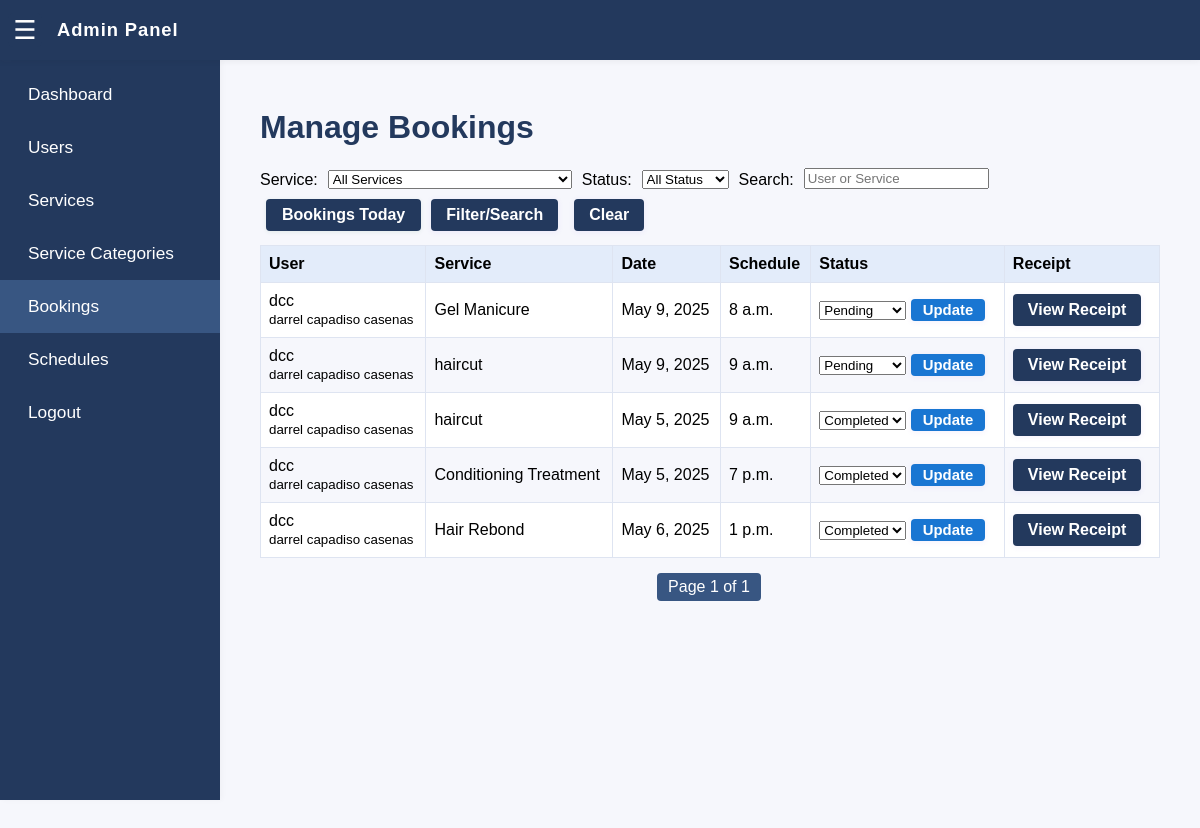
Screenshot of /dashboard/bookings/ (signed in) with the database file from the repository.
### booking/models.py (models this page shows, shortened)
class BookingLine(models.Model):
    STATUS_CHOICES = [
        ('pending', 'Pending'),
        ('inprogress', 'Inprogress'),
        ('completed', 'Completed'),
    ]
    booking = models.ForeignKey(Booking, on_delete=models.CASCADE, related_name='booking_lines')
    service = models.ForeignKey(Service, on_delete=models.CASCADE)
    status = models.CharField(max_length=50, choices=STATUS_CHOICES, default='pending')

class Booking(models.Model):
    user = models.ForeignKey(User, on_delete=models.CASCADE, related_name='bookings')
    service = models.ForeignKey(Service, on_delete=models.CASCADE, related_name='bookings')
    date = models.DateField(default=date.today)
    schedule = models.ForeignKey(Schedule, on_delete=models.CASCADE)
    booking_time = models.DateTimeField(default=timezone.now)
    class Meta:
        ordering = ['-date', '-booking_time']

class User(AbstractUser):
    fullname = models.CharField(max_length=255, blank=True)
    created_at = models.DateTimeField(default=timezone.now)
    is_admin = models.BooleanField(default=False)

class Service(models.Model):
    category = models.ForeignKey(ServiceCategory, on_delete=models.CASCADE, related_name='services')
    name = models.CharField(max_length=255)
    description = models.TextField()
    price = models.DecimalField(max_digits=10, decimal_places=2)
    duration_hours = models.PositiveIntegerField(default=0, help_text="Duration hours")
    duration_minutes = models.PositiveIntegerField(default=0, help_text="Duration minutes")
    image = models.ImageField(upload_to='services/', blank=True, null=True)
    is_active = models.BooleanField(default=True)
    def __str__(self):
        return f"{self.name} ({self.category.name})"
    class Meta:
        ordering = ['category', 'name']

class Schedule(models.Model):
    available_time = models.TimeField()
    is_available = models.BooleanField(default=True)
    capacity = models.PositiveIntegerField(default=1, help_text="Max bookings per slot (number of staff available)")
    class Meta:
        ordering = ["available_time"]

### booking/views.py (the view)
# urls.py: path('dashboard/bookings/', views.admin_bookings, name='admin_bookings'),
@login_required
def admin_bookings(request):
    filter_form = AdminBookingLineFilterForm(request.GET or None)
    booking_lines = BookingLine.objects.select_related(
        'booking__user', 'service', 'booking__schedule'
    ).annotate(
        completed_sort=Case(
            When(status='completed', then=Value(1)),
            default=Value(0),
            output_field=IntegerField(),
        )
    ).order_by(
        'completed_sort',
        'booking__date',
        'booking__schedule__available_time',
        '-booking__booking_time'
    )
    if request.GET.get('bookings_today'):
        booking_lines = booking_lines.filter(booking__date=date.today())
    else:
        if filter_form.is_valid():
            cd = filter_form.cleaned_data
            if cd['service']:
                booking_lines = booking_lines.filter(service=cd['service'])
            if cd['status']:
                booking_lines = booking_lines.filter(status=cd['status'])
            if cd['q']:
                booking_lines = booking_lines.filter(
                    Q(booking__user__username__icontains=cd['q']) |
                    Q(booking__user__fullname__icontains=cd['q']) |
                    Q(service__name__icontains=cd['q'])
                )
    paginator = Paginator(booking_lines, 10)
    page_number = request.GET.get('page')
    page_obj = paginator.get_page(page_number)
    for line in page_obj.object_list:
        line.status_form = BookingLineStatusForm(initial={'status': line.status})
    context = {
        'booking_lines': page_obj.object_list,
        'filter_form': filter_form,
        'page_obj': page_obj,
        'paginator': paginator
    }
    return render(request, 'admin/admin_bookings.html', context)

### booking/forms.py
class AdminBookingLineFilterForm(forms.Form):
    start_date = forms.DateField(
        required=False,
        widget=forms.DateInput(attrs={'type': 'date'}),
        label="From"
    )
    end_date = forms.DateField(
        required=False,
        widget=forms.DateInput(attrs={'type': 'date'}),
        label="To"
    )
    service = forms.ModelChoiceField(
        queryset=Service.objects.all(),
        required=False,
        empty_label="All Services",
        label="Service"
    )
    status = forms.ChoiceField(
        choices=[('', 'All Status')] + BookingLine.STATUS_CHOICES,
        required=False,
        label="Status"
    )
    q = forms.CharField(
        required=False,
        label="Search",
        widget=forms.TextInput(attrs={"placeholder": "User or Service"})
    )

### booking/templates/admin/admin_bookings.html (shortened to what this page needs)
<!DOCTYPE html>
<html lang="en">
<head>
</head>
<body>
    <div class="app-header">
        <button class="hamburger" id="sidebarToggle" aria-label="Open menu">
            <span>&#9776;</span>
        </button>
        <span class="header-title">Admin Panel</span>
    </div>
    <nav class="sidebar" id="sidebar">
        <div class="sidebar-nav">
            <a href="{% url 'admin_dashboard' %}" class="{% if request.resolver_match.url_name == 'admin_dashboard' %}active{% endif %}">Dashboard</a>
            <a href="{% url 'admin_users' %}" class="{% if request.resolver_match.url_name == 'admin_users' %}active{% endif %}">Users</a>
            <a href="{% url 'admin_services' %}" class="{% if request.resolver_match.url_name == 'admin_services' %}active{% endif %}">Services</a>
            <a href="{% url 'admin_servicecategory_list' %}" class="{% if request.resolver_match.url_name == 'admin_servicecategory_list' %}active{% endif %}">Service Categories</a>
            <a href="{% url 'admin_bookings' %}" class="{% if request.resolver_match.url_name == 'admin_bookings' %}active{% endif %}">Bookings</a>
            <a href="{% url 'admin_schedule' %}" class="{% if request.resolver_match.url_name == 'admin_schedule' %}active{% endif %}">Schedules</a>
            <a href="{% url 'admin_logout' %}" class="logout">Logout</a>
        </div>
    </nav>
    <div class="main-content" id="mainContent">
        <h1 style="color:#23395d;">Manage Bookings</h1>
        <form method="get" class="filter-bar" style="display: flex; gap: 10px; flex-wrap: wrap; align-items: flex-end; margin-bottom:14px;">
            {{ filter_form.service.label_tag }} {{ filter_form.service }}
            {{ filter_form.status.label_tag }} {{ filter_form.status }}
            {{ filter_form.q.label_tag }} {{ filter_form.q }}
            <a href="?bookings_today=1" class="btn-today">Bookings Today</a>
            <button type="submit" class="btn">Filter/Search</button>
            <a href="{% url 'admin_bookings' %}" class="btn btn-secondary">Clear</a>
        </form>
        <table>
            <thead>
              <tr>
                <th>User</th>
                <th>Service</th>
                <th>Date</th>
                <th>Schedule</th>
                <th>Status</th>
                <th>Receipt</th>
              </tr>
            </thead>
            <tbody>
              {% for line in booking_lines %}
              <tr>
                <td>{{ line.booking.user.username }}<br><small>{{ line.booking.user.fullname }}</small></td>
                <td>{{ line.service.name }}</td>
                <td>{{ line.booking.date }}</td>
                <td>{{ line.booking.schedule.available_time }}</td>
                <td>
                  <form method="post" action="{% url 'admin_change_booking_status' line.id %}">
                      {{ line.status_form.status }}
                      <button type="submit" class="btn btn-success" style="padding:3px 12px; font-size:0.93em;">Update</button>
                  </form>
                </td>
                <td>
                  <a href="{% url 'admin_receipt_detail' line.id %}" class="btn btn-secondary" target="_blank">View Receipt</a>
                </td>
              </tr>
              {% empty %}
                <tr><td colspan="6" style="text-align:center;"><em>No bookings found.</em></td></tr>
              {% endfor %}
            </tbody>
          </table>
        <div class="pagination">
            <span class="current">Page {{ page_obj.number }} of {{ page_obj.paginator.num_pages }}</span>
        </div>
    </div>
</body>
</html>

### booking/templates/admin/admin_bookings.html (style rules this page uses)
body { font-family: Arial, sans-serif; margin: 0; background: #f6f7fc; }
.app-header { position: fixed; top: 0; left: 0; right: 0; height: 60px; background: #23395d; color: #fff; z-index: 1200; display: flex; align-items: center; padding-left: 8px; box-shadow: 0 2px 6px rgba(34,34,36,0.05); }
.app-header .hamburger { width: 34px; height: 34px; background: #23395d; color: #fff; border: none; display: flex; align-items: center; justify-content: center; cursor: pointer; border-radius: 5px; outline: none; transition: background 0.2s; font-size: 26px; }
.app-header .header-title { margin-left: 15px; font-size: 1.15em; font-weight: 600; letter-spacing: .05em; flex: 1; }
.sidebar { position: fixed; left: 0; top: 60px; width: 220px; height: calc(100vh - 60px); background: #23395d; color: #fff; padding-top: 0; transition: transform 0.3s ease; z-index: 1000; box-shadow: 2px 0 6px rgba(34,34,36,0.03); display: flex; flex-direction: column; align-items: stretch; }
.sidebar-nav { flex: 1; display: flex; flex-direction: column; margin-top: 8px; }
.sidebar-nav a { display: block; padding: 16px 28px; color: #fff; text-decoration: none; transition: background 0.2s; font-size: 1.08em; }
.sidebar-nav a:hover, .sidebar-nav a.active { background: #385682; }
.main-content { margin-left: 220px; padding: 88px 40px 28px 40px; transition: margin-left 0.3s ease; min-height: calc(100vh - 60px); }
.btn { display: inline-block; background: #23395d; color: #fff; border-radius: 4px; border: none; padding: 7px 15px; font-weight: 600; font-size: 1em; cursor: pointer; box-shadow: 0 1px 6px 0 rgba(112,68,234,0.08); transition: background .17s; text-decoration: none; margin-right: 6px; }
.btn-secondary { background: #23395d; color: #fff; }
.btn-success { background: #1976d2; color: #fff; }
.btn-today { background: #23395d; color: #fff; border-radius: 4px; border: none; padding: 7px 16px; font-weight: 600; margin-left: 6px; cursor: pointer; font-size: 1em; box-shadow: 0 1px 4px 0 rgba(57,132,78,0.11); transition: background .17s; text-decoration: none; }
table { border-collapse: collapse; background: #fff; width: 100%; margin-bottom: 14px; }
th, td { border: 1px solid #dee4f1; padding: 9px 8px; text-align: left; }
th { background: #e3ecfa; font-weight: 600; }
tr:nth-child(even) { background: #f6f7fc; }
.pagination { margin-top: 15px; display: flex; justify-content: center; align-items: center; gap: 6px; }
.pagination a, .pagination span { display: inline-block; padding: 5px 11px; background: #23395d; color: #fff; text-decoration: none; border-radius: 4px; margin-right: 2px; font-size: 1em; }
.pagination span.current { background: #385682; }

### rows the page displays
BookingLine: booking.user.username "dcc", booking.user.fullname "darrel capadiso casenas", service.name "Gel Manicure", booking "May 9, 2025", booking.schedule.available_time "8 a.m."
BookingLine: booking.user.username "dcc", booking.user.fullname "darrel capadiso casenas", service.name "haircut", booking "May 9, 2025", booking.schedule.available_time "9 a.m."
BookingLine: booking.user.username "dcc", booking.user.fullname "darrel capadiso casenas", service.name "haircut", booking "May 5, 2025", booking.schedule.available_time "9 a.m."
BookingLine: booking.user.username "dcc", booking.user.fullname "darrel capadiso casenas", service.name "Conditioning Treatment", booking "May 5, 2025", booking.schedule.available_time "7 p.m."
BookingLine: booking.user.username "dcc", booking.user.fullname "darrel capadiso casenas", service.name "Hair Rebond", booking "May 6, 2025", booking.schedule.available_time "1 p.m."

### other values shown
{{ filter_form.service.label_tag }} "Service:"
{{ filter_form.status.label_tag }} "Status:"
{{ filter_form.q.label_tag }} "Search:"
{{ page_obj.number }} "1"
{{ page_obj.paginator.num_pages }} "1"
